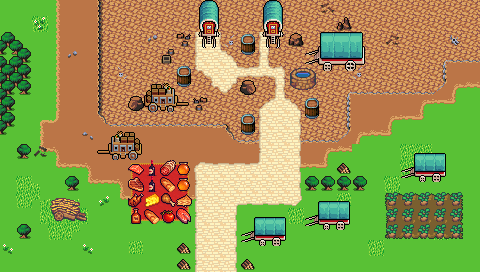

Rendered tile map (Tiled .tmx) drawn with the repository's tilesets; below, a short description and the map source with its tile grids summarised:
An orthogonal 30x17 tile map with 16x16 px tiles, 5 tile layers (Background, Ground, Clutter, Foreground, ...), 5 tilesets and 10 objects.

<map version="1.10" tiledversion="1.11.2" orientation="orthogonal" renderorder="right-down" width="30" height="17" tilewidth="16" tileheight="16" infinite="0" nextlayerid="9" nextobjectid="72">
 <editorsettings>
  <export target="wastetown..tmx" format="tmx" />
 </editorsettings>
 <properties>
  <property name="dungeonEffect" value="{&quot;startBattleWithCard&quot;: [ &quot;Jandor's Saddlebags&quot; ]}" />
 </properties>
 <tileset firstgid="1" source="../../../../common/maps/tileset/main.tsx" />
 <tileset firstgid="10113" source="../../../../common/maps/tileset/buildings.tsx" />
 <tileset firstgid="11905" source="../../../../common/maps/tileset/main-nocollide.tsx" />
 <tileset firstgid="22017" source="../../../../common/maps/tileset/FarmFood.tsx" />
 <tileset firstgid="26113" source="../../../../common/maps/tileset/dungeon/dungeon_bis.tsx" />
 <layer id="1" name="Background" width="30" height="17">
  <data>[510 cells, 4 non-empty, 1 distinct tile ids]</data>
 </layer>
 <layer id="2" name="Ground" width="30" height="17">
  <data>[510 cells, 502 non-empty, 17 distinct tile ids]</data>
 </layer>
 <layer id="6" name="Clutter" width="30" height="17">
  <data>[510 cells, 245 non-empty, 57 distinct tile ids]</data>
 </layer>
 <layer id="3" name="Foreground" width="30" height="17">
  <properties>
   <property name="spriteLayer" type="bool" value="true" />
  </properties>
  <data>[510 cells, 251 non-empty, 97 distinct tile ids]</data>
 </layer>
 <layer id="8" name="Test" width="30" height="17">
  <data>[510 cells, 39 non-empty, 17 distinct tile ids]</data>
 </layer>
 <objectgroup id="4" name="Objects">
  <object id="38" template="../../../../common/maps/obj/entry_up.tx" x="196" y="272" width="40" height="16" />
  <object id="62" template="../../../../common/maps/obj/collision.tx" x="-16" y="-16" width="16" height="304" />
  <object id="63" template="../../../../common/maps/obj/collision.tx" x="0" y="-16" width="480" height="16" />
  <object id="64" template="../../../../common/maps/obj/collision.tx" x="0" y="272" width="480" height="16" />
  <object id="65" template="../../../../common/maps/obj/collision.tx" x="480" y="-16" width="16" height="304" />
  <object id="66" template="../../../../common/maps/obj/enemy.tx" x="152.059" y="152.343">
   <properties>
    <property name="defeatDialog">[
	{
	   "text": "Jandor steps back, wiping some blood from his nose. 
'A fine battle, and well fought! Let us eat and replenish our strength! And then, shopping!'",
	   "options": [{
      "name": "(Continue)", "action": [{"deleteMapObject":-1}]}]
	}
	]</property>
    <property name="effect">{ "startBattleWithCard": [ "Camel", "War Elephant", "Wyluli Wolf", "Ebony Horse", "Jandor's Ring"]
}</property>
    <property name="enemy" value="Jandor" />
    <property name="threatRange" type="int" value="0" />
   </properties>
  </object>
  <object id="68" template="../../../../common/maps/obj/dialog.tx" x="179.5" y="241.227" width="77" height="15.5455" visible="1">
   <properties>
    <property name="dialog">[
{
   "text": "You come across a caravan parked on a roadside. It seems they are gathering food before continuing their journey. A man sitting next to a grand picnic calls out. 
'Hail traveler! Come feast with us! We can have a friendly battle as well if you wish, and you can shop some of the exotic items my companions have for sale!'",
   "options": [{
      "name": "(Continue)", "action": [{"deleteMapObject":-1}]}]
}
]</property>
   </properties>
  </object>
  <object id="69" template="../../../../common/maps/obj/dialog.tx" x="250" y="142.227" width="62" height="15.5455" visible="1">
   <properties>
    <property name="dialog">[
{
   "text": "As you step down into the little valley, sellers call out from the caravans ahead.
'Fine silks and armors! You won't find these anywhere else! Great prices, wondrous treasures!",
   "options": [{
      "name": "(Continue)", "action": [{"deleteMapObject":-1}]}]
}
]</property>
   </properties>
  </object>
  <object id="70" template="../../../../common/maps/obj/shop.tx" x="259" y="53.75" width="26.5" height="16">
   <properties>
    <property name="commonShopList" value="JandorItems2" />
    <property name="mythicShopList" value="" />
    <property name="noRestock" type="bool" value="true" />
    <property name="rareShopList" value="" />
    <property name="uncommonShopList" value="" />
   </properties>
  </object>
  <object id="71" template="../../../../common/maps/obj/shop.tx" x="195.75" y="53.25" width="26.5" height="16">
   <properties>
    <property name="commonShopList" value="JandorItems1" />
    <property name="mythicShopList" value="" />
    <property name="noRestock" type="bool" value="true" />
    <property name="rareShopList" value="" />
    <property name="uncommonShopList" value="" />
   </properties>
  </object>
 </objectgroup>
</map>
